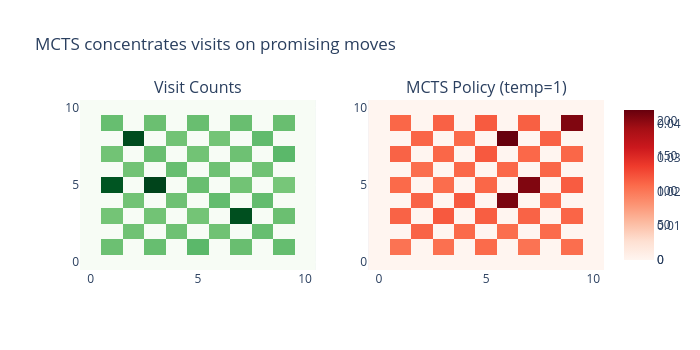

The cell this chart's notebook holds for it:
### Markdown cell above
## 3. Single MCTS search — visit counts and action probs

Run 50 simulations on the empty board. Compare raw policy (net alone) vs MCTS policy (net + search).

### Code cell
game = Bridgit(N)

# MCTS search
visit_counts = mcts.search(game)
mcts_probs = mcts.get_action_probs(game, temperature=1.0)

visits_2d = visit_counts.reshape(g, g)
mcts_2d = mcts_probs.reshape(g, g)

fig = make_subplots(rows=1, cols=2, subplot_titles=["Visit Counts", "MCTS Policy (temp=1)"])

fig.add_trace(go.Heatmap(z=np.flipud(visits_2d), colorscale="Greens", showscale=True), row=1, col=1)
fig.add_trace(go.Heatmap(z=np.flipud(mcts_2d), colorscale="Reds", showscale=True), row=1, col=2)

fig.update_layout(width=700, height=350, title="MCTS concentrates visits on promising moves")
fig.show()

# Print top moves
print(f"Player: {game.current_player.name}, moves_left: {game.moves_left_in_turn}")
print(f"\nTop 5 moves by visit count:")
legal_actions = np.nonzero(gw.get_valid_moves_mask(game))[0]
sorted_actions = sorted(legal_actions, key=lambda a: visit_counts[a], reverse=True)
for a in sorted_actions[:5]:
    r, c = gw.action_to_move(a)
    print(f"  ({r},{c})  visits={int(visit_counts[a]):3d}  prob={mcts_probs[a]:.3f}")

### Figure 1 — Plotly figure (JSON) as saved in the notebook; plotly's stock layout.template omitted (floating-point values rounded to 4 significant figures)
{"data": [{"colorscale": [[0, "rgb(247,252,245)"], [0.125, "rgb(229,245,224)"], [0.25, "rgb(199,233,192)"], [0.375, "rgb(161,217,155)"], [0.5, "rgb(116,196,118)"], [0.625, "rgb(65,171,93)"], [0.75, "rgb(35,139,69)"], [0.875, "rgb(0,109,44)"], [1, "rgb(0,68,27)"]], "showscale": true, "type": "heatmap", "xaxis": "x", "yaxis": "y", "z": [[0.0, 0.0, 0.0, 0.0, 0.0, 0.0, 0.0, 0.0, 0.0, 0.0, 0.0], [0.0, 112.0, 0.0, 115.0, 0.0, 121.0, 0.0, 114.0, 0.0, 116.0, 0.0], [0.0, 0.0, 110.0, 0.0, 111.0, 0.0, 110.0, 0.0, 115.0, 0.0, 0.0], [0.0, 108.0, 0.0, 109.0, 0.0, 108.0, 0.0, 209.0, 0.0, 113.0, 0.0], [0.0, 0.0, 109.0, 0.0, 111.0, 0.0, 117.0, 0.0, 117.0, 0.0, 0.0], [0.0, 205.0, 0.0, 216.0, 0.0, 114.0, 0.0, 109.0, 0.0, 106.0, 0.0], [0.0, 0.0, 109.0, 0.0, 115.0, 0.0, 111.0, 0.0, 110.0, 0.0, 0.0], [0.0, 109.0, 0.0, 114.0, 0.0, 109.0, 0.0, 111.0, 0.0, 121.0, 0.0], [0.0, 0.0, 211.0, 0.0, 109.0, 0.0, 108.0, 0.0, 118.0, 0.0, 0.0], [0.0, 115.0, 0.0, 113.0, 0.0, 114.0, 0.0, 114.0, 0.0, 114.0, 0.0], [0.0, 0.0, 0.0, 0.0, 0.0, 0.0, 0.0, 0.0, 0.0, 0.0, 0.0]]}, {"colorscale": [[0, "rgb(255,245,240)"], [0.125, "rgb(254,224,210)"], [0.25, "rgb(252,187,161)"], [0.375, "rgb(252,146,114)"], [0.5, "rgb(251,106,74)"], [0.625, "rgb(239,59,44)"], [0.75, "rgb(203,24,29)"], [0.875, "rgb(165,15,21)"], [1, "rgb(103,0,13)"]], "showscale": true, "type": "heatmap", "xaxis": "x2", "yaxis": "y2", "z": [[0.0, 0.0, 0.0, 0.0, 0.0, 0.0, 0.0, 0.0, 0.0, 0.0, 0.0], [0.0, 0.0208, 0.0, 0.0212, 0.0, 0.0218, 0.0, 0.0208, 0.0, 0.0214, 0.0], [0.0, 0.0, 0.0228, 0.0, 0.022, 0.0, 0.0214, 0.0, 0.0218, 0.0, 0.0], [0.0, 0.0228, 0.0, 0.024, 0.0, 0.0234, 0.0, 0.0228, 0.0, 0.0226, 0.0], [0.0, 0.0, 0.0228, 0.0, 0.024, 0.0, 0.0422, 0.0, 0.0222, 0.0, 0.0], [0.0, 0.022, 0.0, 0.0216, 0.0, 0.0224, 0.0, 0.0418, 0.0, 0.0236, 0.0], [0.0, 0.0, 0.0214, 0.0, 0.0222, 0.0, 0.0222, 0.0, 0.0224, 0.0, 0.0], [0.0, 0.0228, 0.0, 0.0224, 0.0, 0.024, 0.0, 0.0222, 0.0, 0.0224, 0.0], [0.0, 0.0, 0.0226, 0.0, 0.022, 0.0, 0.044, 0.0, 0.023, 0.0, 0.0], [0.0, 0.0224, 0.0, 0.023, 0.0, 0.0238, 0.0, 0.0232, 0.0, 0.0418, 0.0], [0.0, 0.0, 0.0, 0.0, 0.0, 0.0, 0.0, 0.0, 0.0, 0.0, 0.0]]}], "layout": {"annotations": [{"font": {"size": 16}, "showarrow": false, "text": "Visit Counts", "x": 0.225, "xanchor": "center", "xref": "paper", "y": 1, "yanchor": "bottom", "yref": "paper"}, {"font": {"size": 16}, "showarrow": false, "text": "MCTS Policy (temp=1)", "x": 0.775, "xanchor": "center", "xref": "paper", "y": 1, "yanchor": "bottom", "yref": "paper"}], "height": 350, "title": {"text": "MCTS concentrates visits on promising moves"}, "width": 700, "xaxis": {"anchor": "y", "domain": [0, 0.45]}, "xaxis2": {"anchor": "y2", "domain": [0.55, 1]}, "yaxis": {"anchor": "x", "domain": [0, 1]}, "yaxis2": {"anchor": "x2", "domain": [0, 1]}}}
